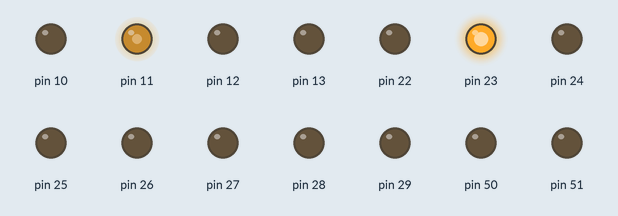
The sketch below on a simulated Arduino Mega 2560, built with avr-gcc and run on an emulated ATmega2560. Parts: output pins drawn as LEDs (lit = HIGH). What the sketch prints to the serial monitor is not drawn.

Above: at 0.05 s.
At 1.8 s:
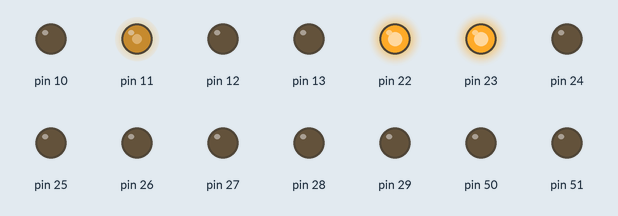
At 2.7 s:
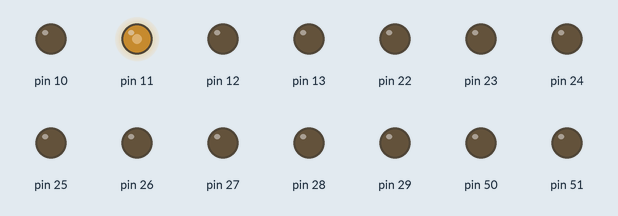
At 3.6 s:
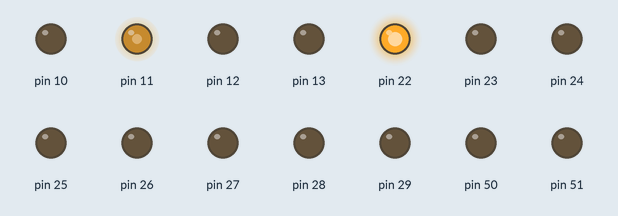
Timing chart, 0 to 4.2 s (numbered marks = the images above):
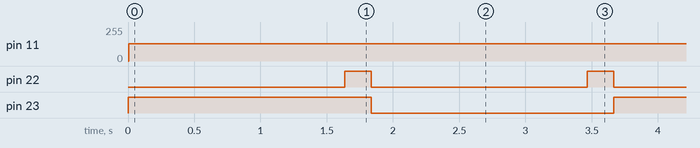

The sketch:

microstep_driver_tb6600.ino
```cpp
//
// Microstep Driver Tb6600 Interface
// Tristan Hill - March, 04, 2019
//
// This uses the a while loop and the TOV1 flag to handle the step counting

void set_steps(int steps,int dir);

void setup() {
  // put your setup code here, to run once:

  // PWM OUTPUT
  // Set up timer to toggle OC1A (PB5, pin11) on match of OCR1A in Fast PWM mode

  // 10 bit fast pwm mode, normal port operation
  TCCR1A |= (1 << COM1A1) | (1 << WGM11) | (1 << WGM10);
  // set up timer with prescaler and Fast 10 bit PWM mode (mode 7, bits WGM13:0)
  // I cant figure out why i hvae to turn OFF the bits in CS0:2 (TWH)

  // prescale 1 (none)
  //TCCR1B |= (1<<WGM12)  | (1<<CS10);                //CS12:0=001 -> 15.63 kHz, T=63.97 us
  //TCCR1B &= ~(1<<CS11) & ~(1<<CS12);

  // prescale 8
  //TCCR1B |= (1 << WGM12)  | (1 << CS11) ;           //CS12:0=010 -> 1.95 kHz , T=512.8 us
  //TCCR1B &= ~(1 << CS10) & ~(1 << CS12);

  // prescale 64
  TCCR1B |= (1<<WGM12)  | (1<<CS11) | (1<<CS10);    //CS12:0=011 -> 244.1 Hz, T=4098 us
  TCCR1B &= ~(1<<CS12);

  // prescale 256
  //TCCR1B |= (1<<WGM12)  | (1<<CS12);                //CS12:0=100 -> 61.0 Hz ,T=16393 us
  //TCCR1B &= ~(1<<CS10) & ~(1<<CS11);

  // prescale 1024
  //TCCR1B |= (1<<WGM12)  | (1<<CS12) | (1<<CS10);      //CS12:0=101 -> 15.3 Hz ,T=65359 us
  //TCCR1B &= ~(1<<CS11);

  // Set compare value to 1Hz at 16MHz AVR clock ???
  // whenever a match occurs OC1A toggles
  OCR1A = 512 ; // this values controls the duty cycle, duty(%)=OCR1A/255*100
  // 500/16393*1023 -> 500 us pulse at 61. Hz

  DDRB |= 0b11111111; // PA0,PA1 set as output
  //PORTA |= 0b00000011; // enable and set direction
  DDRA  =  0b111111111; // Port A as output
  PORTA &= 0b111111100; // set enable low ('on') and direction low('cw')
  PORTA |= 0b00000001;  // set enable high('off')
  // setup serial monitior
  Serial.begin(9600);          //  setup serial
  while (! Serial);
  Serial.println("Microstep Driver Setup!");
}

void loop() {
  // put your main code here, to run repeatedly:

  set_steps(400,1); // wait inside 'blocking function' for the motor to step

  delay(200);

  set_steps(400,-1);

  delay(200);

}

void set_steps(int steps, int dir)
{
  if (dir==1)
  {
    PORTA |= 0b00000010;            // set dir high('ccw')
  }else
  {
    PORTA &= 0b11111101;            // set dir high('cw')
  }

  PORTA &= 0b11111110;              // set enable low('on')
  for (int k = 0; k < steps; k++) {
    while (!(TIFR1 & 0b00000010));  // wait for flag
    TIFR1 |= 0b00000010;            // clear the flag
  }
  PORTA |= 0b00000001;              // set enable high('off')
}
```

Measured:
- by itself, pin 11: 0/255 → 128/255 at 0.00 s
- by itself, pin 22: alternates HIGH for 0.20 s and LOW for 1.6 s
- by itself, pin 23: alternates HIGH for 1.8 s and LOW for 1.8 s
